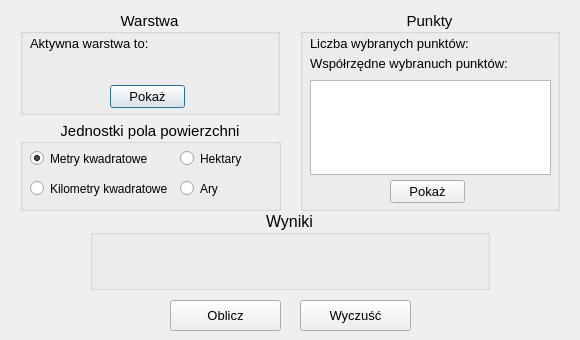
<?xml version="1.0" encoding="UTF-8"?>
<ui version="4.0">
 <class>wtyczka_projekt_3DialogBase</class>
 <widget class="QDialog" name="wtyczka_projekt_3DialogBase">
  <property name="geometry">
   <rect>
    <x>0</x>
    <y>0</y>
    <width>580</width>
    <height>340</height>
   </rect>
  </property>
  <property name="font">
   <font>
    <pointsize>10</pointsize>
   </font>
  </property>
  <property name="windowTitle">
   <string>Projekt 3</string>
  </property>
  <widget class="QGroupBox" name="groupBoxWarstwa">
   <property name="geometry">
    <rect>
     <x>20</x>
     <y>10</y>
     <width>260</width>
     <height>105</height>
    </rect>
   </property>
   <property name="font">
    <font>
     <pointsize>11</pointsize>
    </font>
   </property>
   <property name="title">
    <string>Warstwa</string>
   </property>
   <property name="alignment">
    <set>Qt::AlignCenter</set>
   </property>
   <widget class="QLabel" name="label">
    <property name="geometry">
     <rect>
      <x>10</x>
      <y>25</y>
      <width>221</width>
      <height>16</height>
     </rect>
    </property>
    <property name="font">
     <font>
      <pointsize>10</pointsize>
     </font>
    </property>
    <property name="text">
     <string>Aktywna warstwa to:</string>
    </property>
   </widget>
   <widget class="QLabel" name="labelAktywnaWarstwa">
    <property name="geometry">
     <rect>
      <x>10</x>
      <y>45</y>
      <width>241</width>
      <height>16</height>
     </rect>
    </property>
    <property name="font">
     <font>
      <pointsize>10</pointsize>
     </font>
    </property>
    <property name="text">
     <string/>
    </property>
   </widget>
   <widget class="QPushButton" name="pushButtonPokazAW">
    <property name="geometry">
     <rect>
      <x>90</x>
      <y>75</y>
      <width>75</width>
      <height>23</height>
     </rect>
    </property>
    <property name="font">
     <font>
      <pointsize>10</pointsize>
     </font>
    </property>
    <property name="text">
     <string>Pokaż</string>
    </property>
   </widget>
  </widget>
  <widget class="QGroupBox" name="groupBoxPunkty">
   <property name="geometry">
    <rect>
     <x>300</x>
     <y>10</y>
     <width>260</width>
     <height>201</height>
    </rect>
   </property>
   <property name="font">
    <font>
     <pointsize>11</pointsize>
    </font>
   </property>
   <property name="title">
    <string>Punkty</string>
   </property>
   <property name="alignment">
    <set>Qt::AlignCenter</set>
   </property>
   <widget class="QLabel" name="label_2">
    <property name="geometry">
     <rect>
      <x>10</x>
      <y>25</y>
      <width>161</width>
      <height>16</height>
     </rect>
    </property>
    <property name="font">
     <font>
      <pointsize>10</pointsize>
     </font>
    </property>
    <property name="text">
     <string>Liczba wybranych punktów:</string>
    </property>
   </widget>
   <widget class="QLabel" name="labelLiczbaPunkow">
    <property name="geometry">
     <rect>
      <x>180</x>
      <y>25</y>
      <width>71</width>
      <height>16</height>
     </rect>
    </property>
    <property name="font">
     <font>
      <pointsize>10</pointsize>
     </font>
    </property>
    <property name="text">
     <string/>
    </property>
   </widget>
   <widget class="QPushButton" name="pushButtonPokazP">
    <property name="geometry">
     <rect>
      <x>90</x>
      <y>170</y>
      <width>75</width>
      <height>23</height>
     </rect>
    </property>
    <property name="font">
     <font>
      <pointsize>10</pointsize>
     </font>
    </property>
    <property name="text">
     <string>Pokaż</string>
    </property>
   </widget>
   <widget class="QTextEdit" name="textEdit">
    <property name="geometry">
     <rect>
      <x>10</x>
      <y>70</y>
      <width>241</width>
      <height>95</height>
     </rect>
    </property>
   </widget>
   <widget class="QLabel" name="label_3">
    <property name="geometry">
     <rect>
      <x>10</x>
      <y>45</y>
      <width>241</width>
      <height>16</height>
     </rect>
    </property>
    <property name="font">
     <font>
      <pointsize>10</pointsize>
     </font>
    </property>
    <property name="text">
     <string>Współrzędne wybranuch punktów:</string>
    </property>
   </widget>
  </widget>
  <widget class="QGroupBox" name="groupBoxPolePowierzchni">
   <property name="geometry">
    <rect>
     <x>20</x>
     <y>120</y>
     <width>261</width>
     <height>91</height>
    </rect>
   </property>
   <property name="font">
    <font>
     <pointsize>11</pointsize>
    </font>
   </property>
   <property name="title">
    <string>Jednostki pola powierzchni</string>
   </property>
   <property name="alignment">
    <set>Qt::AlignCenter</set>
   </property>
   <widget class="QRadioButton" name="radioButtonm2">
    <property name="geometry">
     <rect>
      <x>10</x>
      <y>30</y>
      <width>141</width>
      <height>17</height>
     </rect>
    </property>
    <property name="font">
     <font>
      <pointsize>9</pointsize>
     </font>
    </property>
    <property name="text">
     <string>Metry kwadratowe</string>
    </property>
    <property name="checked">
     <bool>true</bool>
    </property>
   </widget>
   <widget class="QRadioButton" name="radioButtona">
    <property name="geometry">
     <rect>
      <x>160</x>
      <y>60</y>
      <width>82</width>
      <height>17</height>
     </rect>
    </property>
    <property name="font">
     <font>
      <pointsize>9</pointsize>
     </font>
    </property>
    <property name="text">
     <string>Ary</string>
    </property>
   </widget>
   <widget class="QRadioButton" name="radioButtonkm2">
    <property name="geometry">
     <rect>
      <x>10</x>
      <y>60</y>
      <width>141</width>
      <height>17</height>
     </rect>
    </property>
    <property name="font">
     <font>
      <pointsize>9</pointsize>
     </font>
    </property>
    <property name="text">
     <string>Kilometry kwadratowe</string>
    </property>
   </widget>
   <widget class="QRadioButton" name="radioButtonha">
    <property name="geometry">
     <rect>
      <x>160</x>
      <y>30</y>
      <width>82</width>
      <height>17</height>
     </rect>
    </property>
    <property name="font">
     <font>
      <pointsize>9</pointsize>
     </font>
    </property>
    <property name="text">
     <string>Hektary</string>
    </property>
   </widget>
  </widget>
  <widget class="QPushButton" name="pushButtonOblicz">
   <property name="geometry">
    <rect>
     <x>170</x>
     <y>300</y>
     <width>111</width>
     <height>31</height>
    </rect>
   </property>
   <property name="text">
    <string>Oblicz</string>
   </property>
  </widget>
  <widget class="QPushButton" name="pushButtonWyczysc">
   <property name="geometry">
    <rect>
     <x>300</x>
     <y>300</y>
     <width>111</width>
     <height>31</height>
    </rect>
   </property>
   <property name="text">
    <string>Wyczuść</string>
   </property>
  </widget>
  <widget class="QGroupBox" name="groupBoxWyniki">
   <property name="geometry">
    <rect>
     <x>90</x>
     <y>210</y>
     <width>400</width>
     <height>80</height>
    </rect>
   </property>
   <property name="font">
    <font>
     <pointsize>12</pointsize>
    </font>
   </property>
   <property name="title">
    <string>Wyniki</string>
   </property>
   <property name="alignment">
    <set>Qt::AlignCenter</set>
   </property>
   <widget class="QLabel" name="labelOpisWyniku">
    <property name="geometry">
     <rect>
      <x>50</x>
      <y>25</y>
      <width>300</width>
      <height>20</height>
     </rect>
    </property>
    <property name="text">
     <string/>
    </property>
    <property name="alignment">
     <set>Qt::AlignCenter</set>
    </property>
   </widget>
   <widget class="QLabel" name="labelWynik">
    <property name="geometry">
     <rect>
      <x>50</x>
      <y>50</y>
      <width>300</width>
      <height>20</height>
     </rect>
    </property>
    <property name="text">
     <string/>
    </property>
    <property name="alignment">
     <set>Qt::AlignCenter</set>
    </property>
   </widget>
  </widget>
 </widget>
 <resources/>
 <connections/>
</ui>
